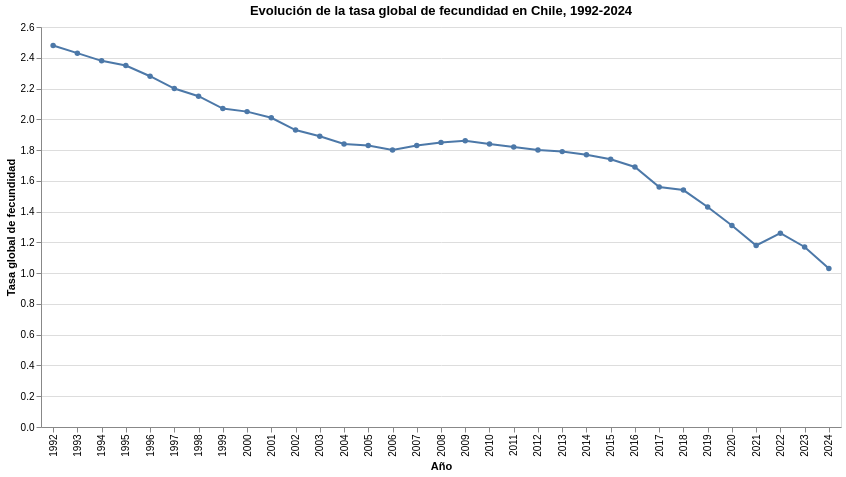

Notebook code for this chart:
### Code cell
# Gráfico 2: evolución de la tasa global de fecundidad

grafico_fecundidad = alt.Chart(df_limpia).mark_line(point=True).encode(
    x=alt.X(
        "Año:O",
        title="Año"
    ),
    y=alt.Y(
        "Tasa global Fecundidad:Q",
        title="Tasa global de fecundidad"
    ),
    tooltip=[
        alt.Tooltip("Año:O", title="Año"),
        alt.Tooltip("Tasa global Fecundidad:Q", title="Tasa global de fecundidad", format=".2f")
    ]
).properties(
    title="Evolución de la tasa global de fecundidad en Chile, 1992-2024",
    width=800,
    height=400
).interactive()

grafico_fecundidad

### Figure 1 — Vega-Lite specification as saved in the notebook (floating-point values rounded to 4 significant figures)
{"config": {"view": {"continuousWidth": 300, "continuousHeight": 300}}, "data": {"name": "data-f79cbff0f126110ab8ae2b036c24b53a"}, "mark": {"type": "line", "point": true}, "encoding": {"tooltip": [{"field": "Año", "title": "Año", "type": "ordinal"}, {"field": "Tasa global Fecundidad", "format": ".2f", "title": "Tasa global de fecundidad", "type": "quantitative"}], "x": {"field": "Año", "title": "Año", "type": "ordinal"}, "y": {"field": "Tasa global Fecundidad", "title": "Tasa global de fecundidad", "type": "quantitative"}}, "height": 400, "params": [{"name": "param_2", "select": {"type": "interval", "encodings": ["x", "y"]}, "bind": "scales"}], "title": "Evolución de la tasa global de fecundidad en Chile, 1992-2024", "width": 800, "$schema": "https://vega.github.io/schema/vega-lite/v5.20.1.json", "datasets": {"data-f79cbff0f126110ab8ae2b036c24b53a": [{"Año": 1992, "Nacidos vivos": 294.2, "Tasa global Fecundidad": 2.48, "Tasa bruta natalidad": 21.5}, {"Año": 1993, "Nacidos vivos": 289.4, "Tasa global Fecundidad": 2.43, "Tasa bruta natalidad": 20.8}, {"Año": 1994, "Nacidos vivos": 285.2, "Tasa global Fecundidad": 2.38, "Tasa bruta natalidad": 20.2}, {"Año": 1995, "Nacidos vivos": 275.8, "Tasa global Fecundidad": 2.35, "Tasa bruta natalidad": 19.2}, {"Año": 1996, "Nacidos vivos": 272.2, "Tasa global Fecundidad": 2.28, "Tasa bruta natalidad": 18.6}, {"Año": 1997, "Nacidos vivos": 265.5, "Tasa global Fecundidad": 2.2, "Tasa bruta natalidad": 17.9}, {"Año": 1998, "Nacidos vivos": 261.8, "Tasa global Fecundidad": 2.15, "Tasa bruta natalidad": 17.5}, {"Año": 1999, "Nacidos vivos": 254.1, "Tasa global Fecundidad": 2.07, "Tasa bruta natalidad": 16.7}, {"Año": 2000, "Nacidos vivos": 252.2, "Tasa global Fecundidad": 2.05, "Tasa bruta natalidad": 16.4}, {"Año": 2001, "Nacidos vivos": 248.7, "Tasa global Fecundidad": 2.01, "Tasa bruta natalidad": 16.0}, {"Año": 2002, "Nacidos vivos": 241.0, "Tasa global Fecundidad": 1.93, "Tasa bruta natalidad": 15.3}, {"Año": 2003, "Nacidos vivos": 236.2, "Tasa global Fecundidad": 1.89, "Tasa bruta natalidad": 14.8}, {"Año": 2004, "Nacidos vivos": 232.6, "Tasa global Fecundidad": 1.84, "Tasa bruta natalidad": 14.5}, {"Año": 2005, "Nacidos vivos": 232.1, "Tasa global Fecundidad": 1.83, "Tasa bruta natalidad": 14.3}, {"Año": 2006, "Nacidos vivos": 233.1, "Tasa global Fecundidad": 1.8, "Tasa bruta natalidad": 14.2}, {"Año": 2007, "Nacidos vivos": 242.1, "Tasa global Fecundidad": 1.83, "Tasa bruta natalidad": 14.6}, {"Año": 2008, "Nacidos vivos": 248.4, "Tasa global Fecundidad": 1.85, "Tasa bruta natalidad": 14.8}, {"Año": 2009, "Nacidos vivos": 253.6, "Tasa global Fecundidad": 1.86, "Tasa bruta natalidad": 15.0}, {"Año": 2010, "Nacidos vivos": 251.2, "Tasa global Fecundidad": 1.84, "Tasa bruta natalidad": 14.7}, {"Año": 2011, "Nacidos vivos": 248.9, "Tasa global Fecundidad": 1.82, "Tasa bruta natalidad": 14.4}, {"Año": 2012, "Nacidos vivos": 243.9, "Tasa global Fecundidad": 1.8, "Tasa bruta natalidad": 14.0}, {"Año": 2013, "Nacidos vivos": 242.9, "Tasa global Fecundidad": 1.79, "Tasa bruta natalidad": 13.8}, {"Año": 2014, "Nacidos vivos": 252.2, "Tasa global Fecundidad": 1.77, "Tasa bruta natalidad": 14.2}, {"Año": 2015, "Nacidos vivos": 245.4, "Tasa global Fecundidad": 1.74, "Tasa bruta natalidad": 13.6}, {"Año": 2016, "Nacidos vivos": 232.6, "Tasa global Fecundidad": 1.69, "Tasa bruta natalidad": 12.8}, {"Año": 2017, "Nacidos vivos": 219.5, "Tasa global Fecundidad": 1.56, "Tasa bruta natalidad": 11.9}, {"Año": 2018, "Nacidos vivos": 222.1, "Tasa global Fecundidad": 1.54, "Tasa bruta natalidad": 11.8}, {"Año": 2019, "Nacidos vivos": 210.4, "Tasa global Fecundidad": 1.43, "Tasa bruta natalidad": 11.0}, {"Año": 2020, "Nacidos vivos": 195.2, "Tasa global Fecundidad": 1.31, "Tasa bruta natalidad": 10.0}, {"Año": 2021, "Nacidos vivos": 177.3, "Tasa global Fecundidad": 1.18, "Tasa bruta natalidad": 9.0}, {"Año": 2022, "Nacidos vivos": 189.3, "Tasa global Fecundidad": 1.26, "Tasa bruta natalidad": 9.6}, {"Año": 2023, "Nacidos vivos": 172.0, "Tasa global Fecundidad": 1.17, "Tasa bruta natalidad": 8.7}, {"Año": 2024, "Nacidos vivos": 154.4, "Tasa global Fecundidad": 1.03, "Tasa bruta natalidad": 7.7}]}}
